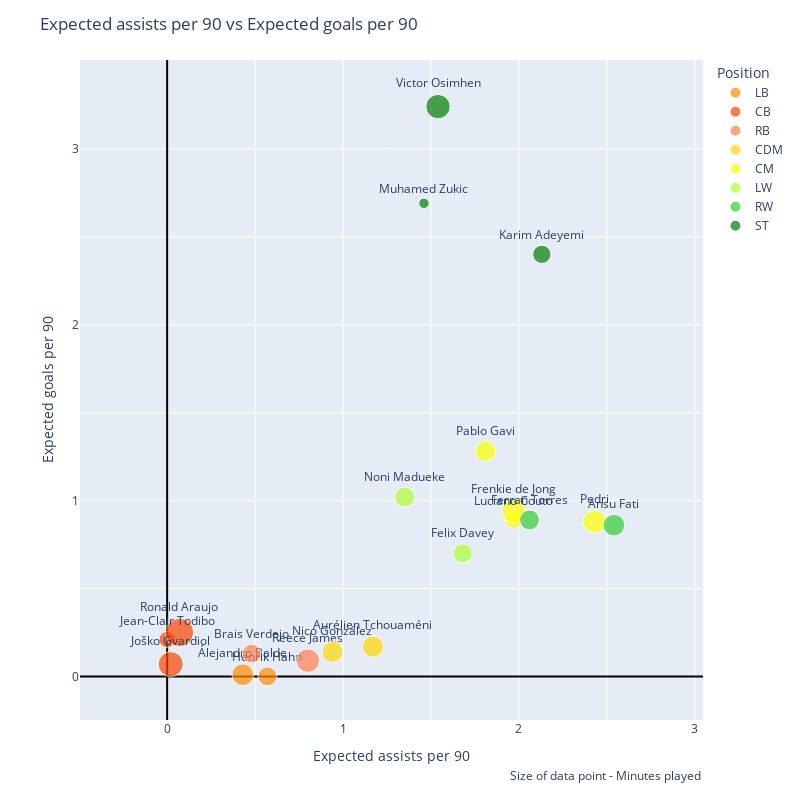
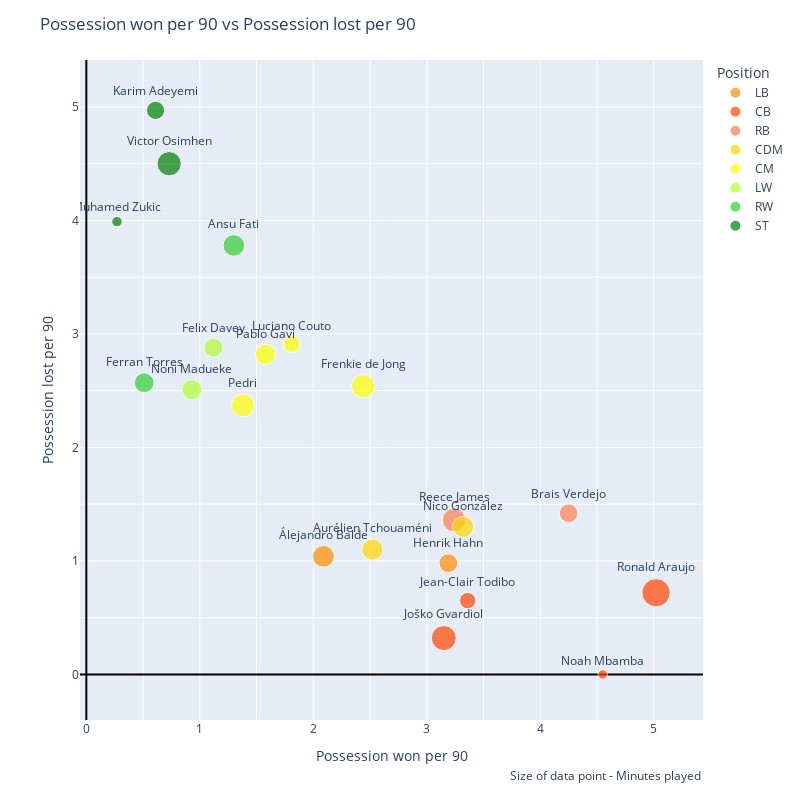
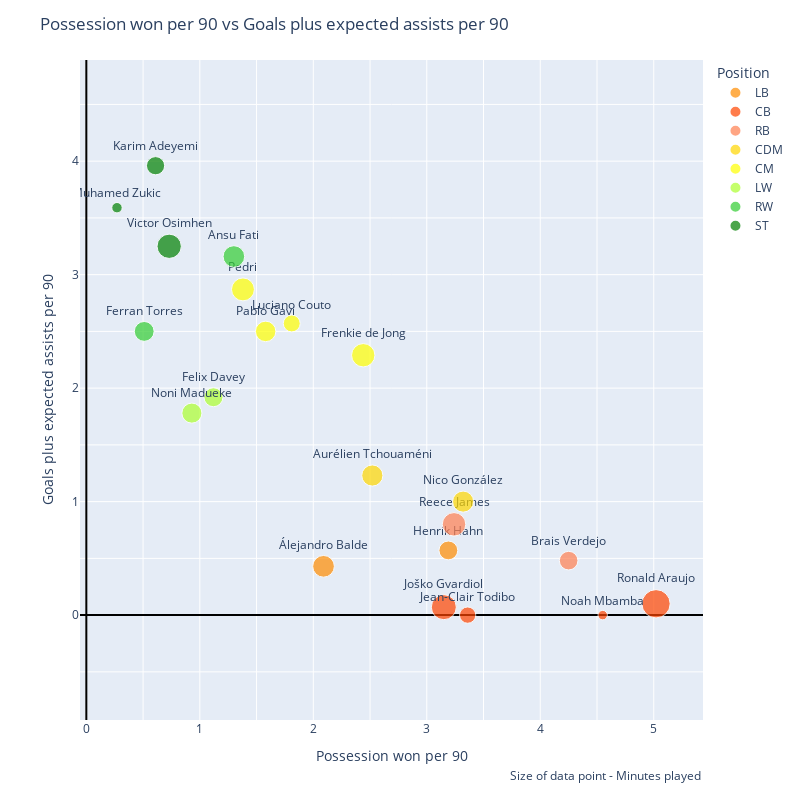

The code cell stored with these charts, in order, in its notebook:
### Code cell
scatter_chart('xAp90', 'xGp90')
scatter_chart('PossessionWonp90', 'PossessionLostp90')
scatter_chart('PossessionWonp90', 'Goals+xAp90')

### Figure 1 — Plotly figure (JSON) as saved in the notebook; plotly's stock layout.template omitted (floating-point values rounded to 4 significant figures)
{"data": [{"customdata": [["Álejandro Balde"], ["Henrik Hahn"]], "hovertemplate": "Position=LB<br>Expected assists per 90=%{x}<br>Expected goals per 90=%{y}<br>Minutes played=%{marker.size}<br>Name=%{customdata[0]}<extra></extra>", "legendgroup": "LB", "marker": {"color": "darkorange", "size": [1466, 1102], "sizemode": "area", "sizeref": 6.225, "symbol": "circle"}, "mode": "markers+text", "name": "LB", "orientation": "v", "showlegend": true, "text": ["Álejandro Balde", "Henrik Hahn"], "textposition": "top center", "type": "scatter", "x": [0.43, 0.57], "xaxis": "x", "y": [0.01, 0], "yaxis": "y"}, {"customdata": [["Jean-Clair Todibo"], ["Joško Gvardiol"], ["Ronald Araujo"]], "hovertemplate": "Position=CB<br>Expected assists per 90=%{x}<br>Expected goals per 90=%{y}<br>Minutes played=%{marker.size}<br>Name=%{customdata[0]}<extra></extra>", "legendgroup": "CB", "marker": {"color": "orangered", "size": [830, 1944, 2490], "sizemode": "area", "sizeref": 6.225, "symbol": "circle"}, "mode": "markers+text", "name": "CB", "orientation": "v", "showlegend": true, "text": ["Jean-Clair Todibo", "Joško Gvardiol", "Ronald Araujo"], "textposition": "top center", "type": "scatter", "x": [0, 0.02, 0.07], "xaxis": "x", "y": [0.21, 0.07, 0.25], "yaxis": "y"}, {"customdata": [["Reece James"], ["Brais Verdejo"]], "hovertemplate": "Position=RB<br>Expected assists per 90=%{x}<br>Expected goals per 90=%{y}<br>Minutes played=%{marker.size}<br>Name=%{customdata[0]}<extra></extra>", "legendgroup": "RB", "marker": {"color": "coral", "size": [1720, 1079], "sizemode": "area", "sizeref": 6.225, "symbol": "circle"}, "mode": "markers+text", "name": "RB", "orientation": "v", "showlegend": true, "text": ["Reece James", "Brais Verdejo"], "textposition": "top center", "type": "scatter", "x": [0.8, 0.48], "xaxis": "x", "y": [0.09, 0.13], "yaxis": "y"}, {"customdata": [["Aurélien Tchouaméni"], ["Nico González"]], "hovertemplate": "Position=CDM<br>Expected assists per 90=%{x}<br>Expected goals per 90=%{y}<br>Minutes played=%{marker.size}<br>Name=%{customdata[0]}<extra></extra>", "legendgroup": "CDM", "marker": {"color": "gold", "size": [1393, 1382], "sizemode": "area", "sizeref": 6.225, "symbol": "circle"}, "mode": "markers+text", "name": "CDM", "orientation": "v", "showlegend": true, "text": ["Aurélien Tchouaméni", "Nico González"], "textposition": "top center", "type": "scatter", "x": [1.17, 0.94], "xaxis": "x", "y": [0.17, 0.14], "yaxis": "y"}, {"customdata": [["Luciano Couto"], ["Pablo Gavi"], ["Pedri"], ["Frenkie de Jong"]], "hovertemplate": "Position=CM<br>Expected assists per 90=%{x}<br>Expected goals per 90=%{y}<br>Minutes played=%{marker.size}<br>Name=%{customdata[0]}<extra></extra>", "legendgroup": "CM", "marker": {"color": "yellow", "size": [896, 1309, 1635, 1700], "sizemode": "area", "sizeref": 6.225, "symbol": "circle"}, "mode": "markers+text", "name": "CM", "orientation": "v", "showlegend": true, "text": ["Luciano Couto", "Pablo Gavi", "Pedri", "Frenkie de Jong"], "textposition": "top center", "type": "scatter", "x": [1.97, 1.81, 2.43, 1.97], "xaxis": "x", "y": [0.89, 1.28, 0.88, 0.94], "yaxis": "y"}, {"customdata": [["Felix Davey"], ["Noni Madueke"]], "hovertemplate": "Position=LW<br>Expected assists per 90=%{x}<br>Expected goals per 90=%{y}<br>Minutes played=%{marker.size}<br>Name=%{customdata[0]}<extra></extra>", "legendgroup": "LW", "marker": {"color": "greenyellow", "size": [1125, 1256], "sizemode": "area", "sizeref": 6.225, "symbol": "circle"}, "mode": "markers+text", "name": "LW", "orientation": "v", "showlegend": true, "text": ["Felix Davey", "Noni Madueke"], "textposition": "top center", "type": "scatter", "x": [1.68, 1.35], "xaxis": "x", "y": [0.7, 1.02], "yaxis": "y"}, {"customdata": [["Ansu Fati"], ["Ferran Torres"]], "hovertemplate": "Position=RW<br>Expected assists per 90=%{x}<br>Expected goals per 90=%{y}<br>Minutes played=%{marker.size}<br>Name=%{customdata[0]}<extra></extra>", "legendgroup": "RW", "marker": {"color": "limegreen", "size": [1451, 1224], "sizemode": "area", "sizeref": 6.225, "symbol": "circle"}, "mode": "markers+text", "name": "RW", "orientation": "v", "showlegend": true, "text": ["Ansu Fati", "Ferran Torres"], "textposition": "top center", "type": "scatter", "x": [2.54, 2.06], "xaxis": "x", "y": [0.86, 0.89], "yaxis": "y"}, {"customdata": [["Muhamed Zukic"], ["Karim Adeyemi"], ["Victor Osimhen"]], "hovertemplate": "Position=ST<br>Expected assists per 90=%{x}<br>Expected goals per 90=%{y}<br>Minutes played=%{marker.size}<br>Name=%{customdata[0]}<extra></extra>", "legendgroup": "ST", "marker": {"color": "green", "size": [338, 1033, 1839], "sizemode": "area", "sizeref": 6.225, "symbol": "circle"}, "mode": "markers+text", "name": "ST", "orientation": "v", "showlegend": true, "text": ["Muhamed Zukic", "Karim Adeyemi", "Victor Osimhen"], "textposition": "top center", "type": "scatter", "x": [1.46, 2.13, 1.54], "xaxis": "x", "y": [2.69, 2.4, 3.24], "yaxis": "y"}], "layout": {"annotations": [{"showarrow": false, "text": "Size of data point - Minutes played", "x": 1, "xanchor": "right", "xref": "paper", "xshift": 0, "y": -0.1, "yanchor": "auto", "yref": "paper", "yshift": 0}], "height": 800, "legend": {"itemsizing": "constant", "title": {"text": "Position"}, "tracegroupgap": 0}, "margin": {"t": 60}, "title": {"text": "Expected assists per 90 vs Expected goals per 90"}, "width": 800, "xaxis": {"anchor": "y", "domain": [0, 1], "dtick": 0.5, "scaleanchor": "y", "scaleratio": 1, "tick0": 0, "ticklabelstep": 2, "title": {"text": "Expected assists per 90"}, "zeroline": true, "zerolinecolor": "Black", "zerolinewidth": 2}, "yaxis": {"anchor": "x", "domain": [0, 1], "dtick": 0.5, "scaleanchor": "x", "scaleratio": 1, "tick0": 0, "ticklabelstep": 2, "title": {"text": "Expected goals per 90"}, "zeroline": true, "zerolinecolor": "Black", "zerolinewidth": 2}}}

### Figure 2 — Plotly figure (JSON) as saved in the notebook; plotly's stock layout.template omitted (floating-point values rounded to 4 significant figures)
{"data": [{"customdata": [["Álejandro Balde"], ["Henrik Hahn"]], "hovertemplate": "Position=LB<br>Possession won per 90=%{x}<br>Possession lost per 90=%{y}<br>Minutes played=%{marker.size}<br>Name=%{customdata[0]}<extra></extra>", "legendgroup": "LB", "marker": {"color": "darkorange", "size": [1466, 1102], "sizemode": "area", "sizeref": 6.225, "symbol": "circle"}, "mode": "markers+text", "name": "LB", "orientation": "v", "showlegend": true, "text": ["Álejandro Balde", "Henrik Hahn"], "textposition": "top center", "type": "scatter", "x": [2.09, 3.19], "xaxis": "x", "y": [1.04, 0.98], "yaxis": "y"}, {"customdata": [["Jean-Clair Todibo"], ["Joško Gvardiol"], ["Ronald Araujo"], ["Noah Mbamba"]], "hovertemplate": "Position=CB<br>Possession won per 90=%{x}<br>Possession lost per 90=%{y}<br>Minutes played=%{marker.size}<br>Name=%{customdata[0]}<extra></extra>", "legendgroup": "CB", "marker": {"color": "orangered", "size": [830, 1944, 2490, 277], "sizemode": "area", "sizeref": 6.225, "symbol": "circle"}, "mode": "markers+text", "name": "CB", "orientation": "v", "showlegend": true, "text": ["Jean-Clair Todibo", "Joško Gvardiol", "Ronald Araujo", "Noah Mbamba"], "textposition": "top center", "type": "scatter", "x": [3.36, 3.15, 5.02, 4.55], "xaxis": "x", "y": [0.65, 0.32, 0.72, 0], "yaxis": "y"}, {"customdata": [["Reece James"], ["Brais Verdejo"]], "hovertemplate": "Position=RB<br>Possession won per 90=%{x}<br>Possession lost per 90=%{y}<br>Minutes played=%{marker.size}<br>Name=%{customdata[0]}<extra></extra>", "legendgroup": "RB", "marker": {"color": "coral", "size": [1720, 1079], "sizemode": "area", "sizeref": 6.225, "symbol": "circle"}, "mode": "markers+text", "name": "RB", "orientation": "v", "showlegend": true, "text": ["Reece James", "Brais Verdejo"], "textposition": "top center", "type": "scatter", "x": [3.24, 4.25], "xaxis": "x", "y": [1.36, 1.42], "yaxis": "y"}, {"customdata": [["Aurélien Tchouaméni"], ["Nico González"]], "hovertemplate": "Position=CDM<br>Possession won per 90=%{x}<br>Possession lost per 90=%{y}<br>Minutes played=%{marker.size}<br>Name=%{customdata[0]}<extra></extra>", "legendgroup": "CDM", "marker": {"color": "gold", "size": [1393, 1382], "sizemode": "area", "sizeref": 6.225, "symbol": "circle"}, "mode": "markers+text", "name": "CDM", "orientation": "v", "showlegend": true, "text": ["Aurélien Tchouaméni", "Nico González"], "textposition": "top center", "type": "scatter", "x": [2.52, 3.32], "xaxis": "x", "y": [1.1, 1.3], "yaxis": "y"}, {"customdata": [["Luciano Couto"], ["Pablo Gavi"], ["Pedri"], ["Frenkie de Jong"]], "hovertemplate": "Position=CM<br>Possession won per 90=%{x}<br>Possession lost per 90=%{y}<br>Minutes played=%{marker.size}<br>Name=%{customdata[0]}<extra></extra>", "legendgroup": "CM", "marker": {"color": "yellow", "size": [896, 1309, 1635, 1700], "sizemode": "area", "sizeref": 6.225, "symbol": "circle"}, "mode": "markers+text", "name": "CM", "orientation": "v", "showlegend": true, "text": ["Luciano Couto", "Pablo Gavi", "Pedri", "Frenkie de Jong"], "textposition": "top center", "type": "scatter", "x": [1.81, 1.58, 1.38, 2.44], "xaxis": "x", "y": [2.91, 2.82, 2.37, 2.54], "yaxis": "y"}, {"customdata": [["Felix Davey"], ["Noni Madueke"]], "hovertemplate": "Position=LW<br>Possession won per 90=%{x}<br>Possession lost per 90=%{y}<br>Minutes played=%{marker.size}<br>Name=%{customdata[0]}<extra></extra>", "legendgroup": "LW", "marker": {"color": "greenyellow", "size": [1125, 1256], "sizemode": "area", "sizeref": 6.225, "symbol": "circle"}, "mode": "markers+text", "name": "LW", "orientation": "v", "showlegend": true, "text": ["Felix Davey", "Noni Madueke"], "textposition": "top center", "type": "scatter", "x": [1.12, 0.93], "xaxis": "x", "y": [2.88, 2.51], "yaxis": "y"}, {"customdata": [["Ansu Fati"], ["Ferran Torres"]], "hovertemplate": "Position=RW<br>Possession won per 90=%{x}<br>Possession lost per 90=%{y}<br>Minutes played=%{marker.size}<br>Name=%{customdata[0]}<extra></extra>", "legendgroup": "RW", "marker": {"color": "limegreen", "size": [1451, 1224], "sizemode": "area", "sizeref": 6.225, "symbol": "circle"}, "mode": "markers+text", "name": "RW", "orientation": "v", "showlegend": true, "text": ["Ansu Fati", "Ferran Torres"], "textposition": "top center", "type": "scatter", "x": [1.3, 0.51], "xaxis": "x", "y": [3.78, 2.57], "yaxis": "y"}, {"customdata": [["Muhamed Zukic"], ["Karim Adeyemi"], ["Victor Osimhen"]], "hovertemplate": "Position=ST<br>Possession won per 90=%{x}<br>Possession lost per 90=%{y}<br>Minutes played=%{marker.size}<br>Name=%{customdata[0]}<extra></extra>", "legendgroup": "ST", "marker": {"color": "green", "size": [338, 1033, 1839], "sizemode": "area", "sizeref": 6.225, "symbol": "circle"}, "mode": "markers+text", "name": "ST", "orientation": "v", "showlegend": true, "text": ["Muhamed Zukic", "Karim Adeyemi", "Victor Osimhen"], "textposition": "top center", "type": "scatter", "x": [0.27, 0.61, 0.73], "xaxis": "x", "y": [3.99, 4.97, 4.5], "yaxis": "y"}], "layout": {"annotations": [{"showarrow": false, "text": "Size of data point - Minutes played", "x": 1, "xanchor": "right", "xref": "paper", "xshift": 0, "y": -0.1, "yanchor": "auto", "yref": "paper", "yshift": 0}], "height": 800, "legend": {"itemsizing": "constant", "title": {"text": "Position"}, "tracegroupgap": 0}, "margin": {"t": 60}, "title": {"text": "Possession won per 90 vs Possession lost per 90"}, "width": 800, "xaxis": {"anchor": "y", "domain": [0, 1], "dtick": 0.5, "scaleanchor": "y", "scaleratio": 1, "tick0": 0, "ticklabelstep": 2, "title": {"text": "Possession won per 90"}, "zeroline": true, "zerolinecolor": "Black", "zerolinewidth": 2}, "yaxis": {"anchor": "x", "domain": [0, 1], "dtick": 0.5, "scaleanchor": "x", "scaleratio": 1, "tick0": 0, "ticklabelstep": 2, "title": {"text": "Possession lost per 90"}, "zeroline": true, "zerolinecolor": "Black", "zerolinewidth": 2}}}

### Figure 3 — Plotly figure (JSON) as saved in the notebook; plotly's stock layout.template omitted (floating-point values rounded to 4 significant figures)
{"data": [{"customdata": [["Álejandro Balde"], ["Henrik Hahn"]], "hovertemplate": "Position=LB<br>Possession won per 90=%{x}<br>Goals plus expected assists per 90=%{y}<br>Minutes played=%{marker.size}<br>Name=%{customdata[0]}<extra></extra>", "legendgroup": "LB", "marker": {"color": "darkorange", "size": [1466, 1102], "sizemode": "area", "sizeref": 6.225, "symbol": "circle"}, "mode": "markers+text", "name": "LB", "orientation": "v", "showlegend": true, "text": ["Álejandro Balde", "Henrik Hahn"], "textposition": "top center", "type": "scatter", "x": [2.09, 3.19], "xaxis": "x", "y": [0.43, 0.57], "yaxis": "y"}, {"customdata": [["Jean-Clair Todibo"], ["Joško Gvardiol"], ["Ronald Araujo"], ["Noah Mbamba"]], "hovertemplate": "Position=CB<br>Possession won per 90=%{x}<br>Goals plus expected assists per 90=%{y}<br>Minutes played=%{marker.size}<br>Name=%{customdata[0]}<extra></extra>", "legendgroup": "CB", "marker": {"color": "orangered", "size": [830, 1944, 2490, 277], "sizemode": "area", "sizeref": 6.225, "symbol": "circle"}, "mode": "markers+text", "name": "CB", "orientation": "v", "showlegend": true, "text": ["Jean-Clair Todibo", "Joško Gvardiol", "Ronald Araujo", "Noah Mbamba"], "textposition": "top center", "type": "scatter", "x": [3.36, 3.15, 5.02, 4.55], "xaxis": "x", "y": [0, 0.07, 0.1, 0], "yaxis": "y"}, {"customdata": [["Reece James"], ["Brais Verdejo"]], "hovertemplate": "Position=RB<br>Possession won per 90=%{x}<br>Goals plus expected assists per 90=%{y}<br>Minutes played=%{marker.size}<br>Name=%{customdata[0]}<extra></extra>", "legendgroup": "RB", "marker": {"color": "coral", "size": [1720, 1079], "sizemode": "area", "sizeref": 6.225, "symbol": "circle"}, "mode": "markers+text", "name": "RB", "orientation": "v", "showlegend": true, "text": ["Reece James", "Brais Verdejo"], "textposition": "top center", "type": "scatter", "x": [3.24, 4.25], "xaxis": "x", "y": [0.8, 0.48], "yaxis": "y"}, {"customdata": [["Aurélien Tchouaméni"], ["Nico González"]], "hovertemplate": "Position=CDM<br>Possession won per 90=%{x}<br>Goals plus expected assists per 90=%{y}<br>Minutes played=%{marker.size}<br>Name=%{customdata[0]}<extra></extra>", "legendgroup": "CDM", "marker": {"color": "gold", "size": [1393, 1382], "sizemode": "area", "sizeref": 6.225, "symbol": "circle"}, "mode": "markers+text", "name": "CDM", "orientation": "v", "showlegend": true, "text": ["Aurélien Tchouaméni", "Nico González"], "textposition": "top center", "type": "scatter", "x": [2.52, 3.32], "xaxis": "x", "y": [1.23, 1], "yaxis": "y"}, {"customdata": [["Luciano Couto"], ["Pablo Gavi"], ["Pedri"], ["Frenkie de Jong"]], "hovertemplate": "Position=CM<br>Possession won per 90=%{x}<br>Goals plus expected assists per 90=%{y}<br>Minutes played=%{marker.size}<br>Name=%{customdata[0]}<extra></extra>", "legendgroup": "CM", "marker": {"color": "yellow", "size": [896, 1309, 1635, 1700], "sizemode": "area", "sizeref": 6.225, "symbol": "circle"}, "mode": "markers+text", "name": "CM", "orientation": "v", "showlegend": true, "text": ["Luciano Couto", "Pablo Gavi", "Pedri", "Frenkie de Jong"], "textposition": "top center", "type": "scatter", "x": [1.81, 1.58, 1.38, 2.44], "xaxis": "x", "y": [2.57, 2.5, 2.87, 2.29], "yaxis": "y"}, {"customdata": [["Felix Davey"], ["Noni Madueke"]], "hovertemplate": "Position=LW<br>Possession won per 90=%{x}<br>Goals plus expected assists per 90=%{y}<br>Minutes played=%{marker.size}<br>Name=%{customdata[0]}<extra></extra>", "legendgroup": "LW", "marker": {"color": "greenyellow", "size": [1125, 1256], "sizemode": "area", "sizeref": 6.225, "symbol": "circle"}, "mode": "markers+text", "name": "LW", "orientation": "v", "showlegend": true, "text": ["Felix Davey", "Noni Madueke"], "textposition": "top center", "type": "scatter", "x": [1.12, 0.93], "xaxis": "x", "y": [1.92, 1.78], "yaxis": "y"}, {"customdata": [["Ansu Fati"], ["Ferran Torres"]], "hovertemplate": "Position=RW<br>Possession won per 90=%{x}<br>Goals plus expected assists per 90=%{y}<br>Minutes played=%{marker.size}<br>Name=%{customdata[0]}<extra></extra>", "legendgroup": "RW", "marker": {"color": "limegreen", "size": [1451, 1224], "sizemode": "area", "sizeref": 6.225, "symbol": "circle"}, "mode": "markers+text", "name": "RW", "orientation": "v", "showlegend": true, "text": ["Ansu Fati", "Ferran Torres"], "textposition": "top center", "type": "scatter", "x": [1.3, 0.51], "xaxis": "x", "y": [3.16, 2.5], "yaxis": "y"}, {"customdata": [["Muhamed Zukic"], ["Karim Adeyemi"], ["Victor Osimhen"]], "hovertemplate": "Position=ST<br>Possession won per 90=%{x}<br>Goals plus expected assists per 90=%{y}<br>Minutes played=%{marker.size}<br>Name=%{customdata[0]}<extra></extra>", "legendgroup": "ST", "marker": {"color": "green", "size": [338, 1033, 1839], "sizemode": "area", "sizeref": 6.225, "symbol": "circle"}, "mode": "markers+text", "name": "ST", "orientation": "v", "showlegend": true, "text": ["Muhamed Zukic", "Karim Adeyemi", "Victor Osimhen"], "textposition": "top center", "type": "scatter", "x": [0.27, 0.61, 0.73], "xaxis": "x", "y": [3.59, 3.96, 3.25], "yaxis": "y"}], "layout": {"annotations": [{"showarrow": false, "text": "Size of data point - Minutes played", "x": 1, "xanchor": "right", "xref": "paper", "xshift": 0, "y": -0.1, "yanchor": "auto", "yref": "paper", "yshift": 0}], "height": 800, "legend": {"itemsizing": "constant", "title": {"text": "Position"}, "tracegroupgap": 0}, "margin": {"t": 60}, "title": {"text": "Possession won per 90 vs Goals plus expected assists per 90"}, "width": 800, "xaxis": {"anchor": "y", "domain": [0, 1], "dtick": 0.5, "scaleanchor": "y", "scaleratio": 1, "tick0": 0, "ticklabelstep": 2, "title": {"text": "Possession won per 90"}, "zeroline": true, "zerolinecolor": "Black", "zerolinewidth": 2}, "yaxis": {"anchor": "x", "domain": [0, 1], "dtick": 0.5, "scaleanchor": "x", "scaleratio": 1, "tick0": 0, "ticklabelstep": 2, "title": {"text": "Goals plus expected assists per 90"}, "zeroline": true, "zerolinecolor": "Black", "zerolinewidth": 2}}}
